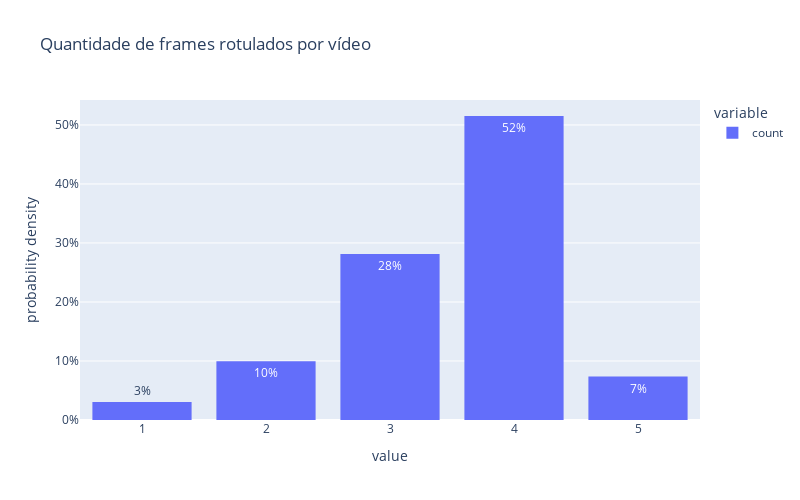

Notebook cell for this chart:
### Code cell
import plotly.express as px
import plotly.graph_objects as go


fig = px.histogram(
    video_frame_df.video_id.value_counts(), 
    title='Quantidade de frames rotulados por vídeo',
    histnorm='probability density',
    text_auto=True
)


fig.update_layout(
    bargap=0.2,
    yaxis_tickformat=',.0%',
    width=800,
    height=500
)

### Figure 1 — Plotly figure (JSON) as saved in the notebook; plotly's stock layout.template omitted (floating-point values rounded to 4 significant figures; data arrays with more than 128 entries replaced by an {"elided": "..."} marker saying what was removed)
{"data": [{"alignmentgroup": "True", "bingroup": "x", "histnorm": "probability density", "hovertemplate": "variable=count<br>value=%{x}<br>probability density=%{y}<extra></extra>", "legendgroup": "count", "marker": {"color": "#636efa", "pattern": {"shape": ""}}, "name": "count", "offsetgroup": "count", "orientation": "v", "showlegend": true, "texttemplate": "%{value}", "type": "histogram", "x": {"elided": "231 int values"}, "xaxis": "x", "yaxis": "y"}], "layout": {"bargap": 0.2, "barmode": "relative", "height": 500, "legend": {"title": {"text": "variable"}, "tracegroupgap": 0}, "title": {"text": "Quantidade de frames rotulados por vídeo"}, "width": 800, "xaxis": {"anchor": "y", "domain": [0, 1], "title": {"text": "value"}}, "yaxis": {"anchor": "x", "domain": [0, 1], "tickformat": ",.0%", "title": {"text": "probability density"}}}}
